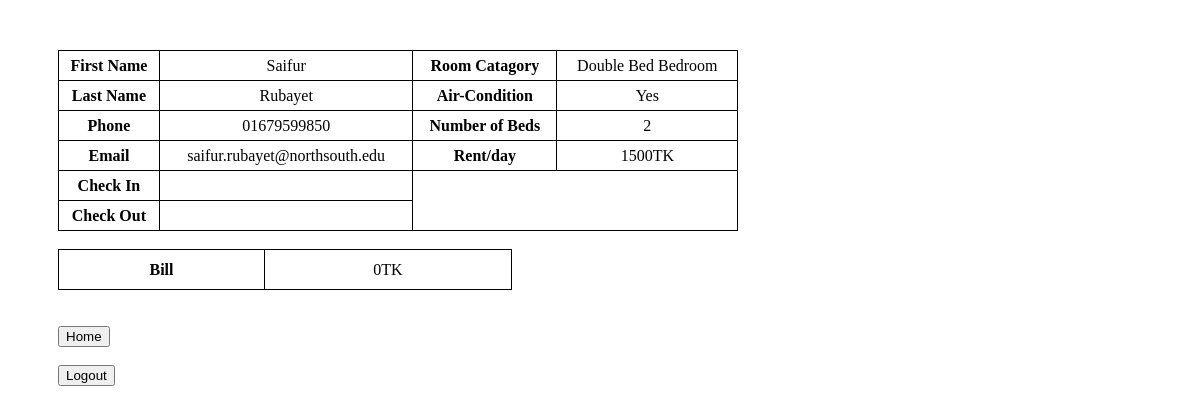
The app's page /Payment.php (signed in) with its own data.
### tables this page shows
CREATE TABLE `register` (
  `UserID` varchar(45) DEFAULT NULL,
  `Password` varchar(45) DEFAULT NULL,
  `First_Name` varchar(45) DEFAULT NULL,
  `Last_Name` varchar(45) DEFAULT NULL,
  `Phone_Number` varchar(45) DEFAULT NULL,
  `Email` varchar(45) DEFAULT NULL
);

CREATE TABLE `roomdes` (
  `RoomID` char(7) DEFAULT NULL,
  `Description` varchar(35) DEFAULT NULL,
  `Air_Condition` enum('Yes','no') DEFAULT NULL,
  `Number_of_Bed` int(11) DEFAULT NULL,
  `Max_People` int(11) DEFAULT NULL,
  `Price` int(11) DEFAULT NULL
);

### Payment.php (the view, shortened to what this page needs)
<?php
$serverName= "localhost";
$username= "root";
$password= "";
$dbName= "projectn";
try{
    $conn= new PDO("mysql:host=$serverName;dbname=$dbName", $username, $password);
    $conn-> setAttribute(PDO::ATTR_ERRMODE, PDO::ERRMODE_EXCEPTION);
}catch(PDOExpection $exc){
    echo "Connection Failed" .$exc->getmessage();
    exit();
}
$name=$_SESSION['$userID'] ;
$checkin=$_SESSION['$checkin'];
$checkout=$_SESSION['$checkout'];
$days=$_SESSION['$days'];
$sql2= "SELECT *
FROM register inner join bookroom inner join roomdes
on register.UserID= bookroom.UserID and bookroom.RoomID= roomdes.RoomID
and register.UserID='$name'";
$res1= $conn->query($sql2);
if ($res1->rowCount()> 0) {
     while($row = $res1->fetch(PDO::FETCH_OBJ)) {
        $firstname= $row->First_Name;
        $lastname= $row->Last_Name;
        $Pnumber= $row->Phone_Number;
        $email= $row->Email;
        $desc= $row->Description;
        $price= $row->Price;
        $air= $row-> Air_Condition;
        $bed= $row-> Number_of_Bed;
    }
}
$bill= $price* $days;
?>
<!DOCTYPE html>
<html lang="en">
<head>
</head>
<body>
    <form action="" method="POST">
        <table style="width:60%">
            <tr>
                <th>First Name</th>
                <td><?php echo $firstname ?></td>
                <th>Room Catagory</th>
                <td><?php echo $desc ?></td>
            </tr>
            <tr>
                <th>Last Name</th>
                <td><?php echo $lastname ?></td>
                <th>Air-Condition</th>
                <td><?php echo $air ?></td>
            </tr>
            <tr>
                <th>Phone</th>
                <td><?php echo $Pnumber ?></td>
                <th>Number of Beds </th>
                <td><?php echo $bed ?></td>
            </tr>
            <tr>
                <th>Email</th>
                <td><?php echo $email ?></td>
                <th>Rent/day</th>
                <td><?php echo $price."TK" ?></td>
            </tr>
            <tr>
                <th>Check In</th>
                <td><?php echo $checkin ?></td>
            </tr>
            <tr>
                <th>Check Out</th>
                <td><?php echo $checkout ?></td>
            </tr>
        </table>
        <br>
        <table style="width:40%" >
        <tr style="height:40px">
                <th>Bill</th>
                <td><?php echo $bill ."TK" ?></td>
            </tr>
        </table>
        <br>
        <br>
        <input type="submit" name="home" value="Home"><br><br>
        <input type="submit" name="logout" value="Logout">
    </form>
</body>
</html>

### Payment.php (style rules this page uses)
form { margin-top: 50px; margin-left: 50px; }
table,th,td { border: 1px solid black; border-collapse: collapse; }
tr { text-align: center; height: 30px; }
td { text-align: center; }

### records on screen
register: First_Name "Saifur", Last_Name "Rubayet", Phone_Number "01679599850", Email "saifur.rubayet@northsouth.edu"
roomdes: Description "Double Bed Bedroom", Air_Condition "Yes", Number_of_Bed "2", Price "1500", Price "0"
